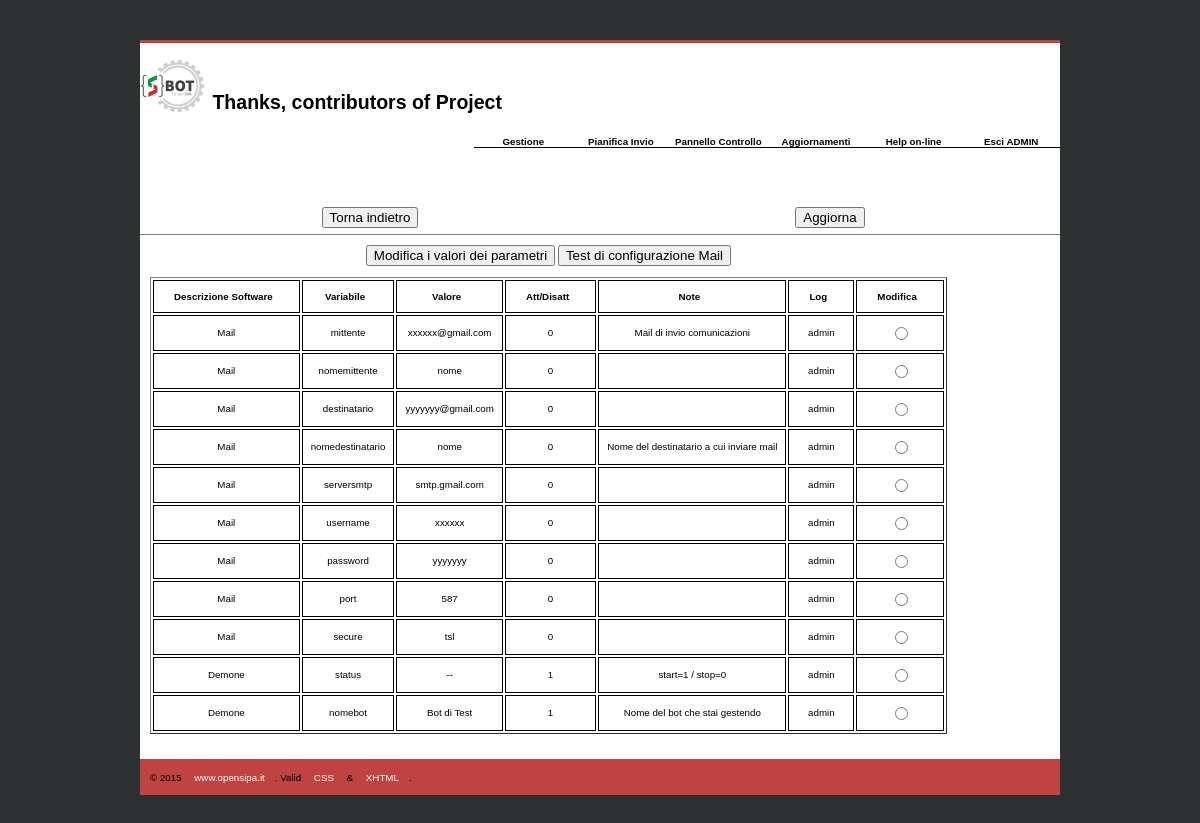
/panel.php (signed in), run on an earlier commit of the app's database.
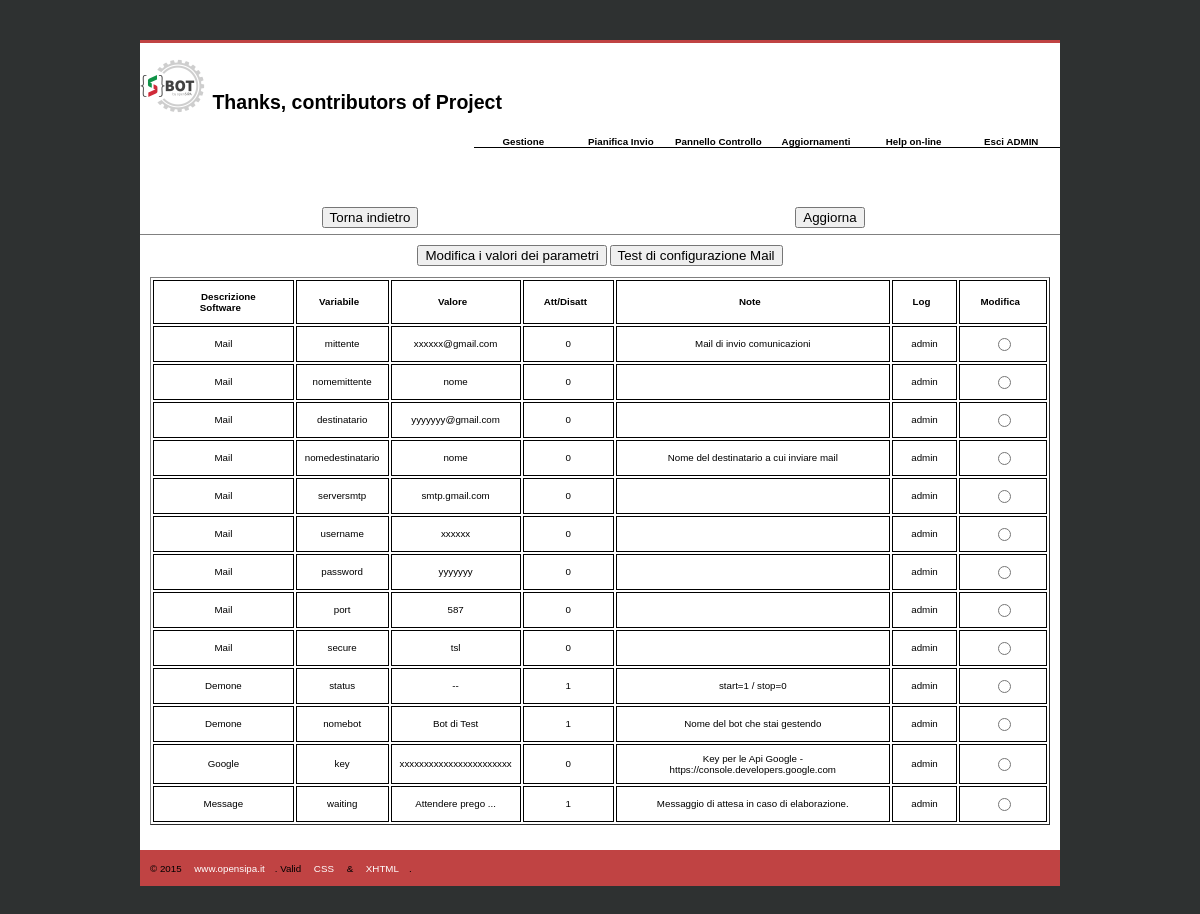
And on a later commit of the database.
### tables this page shows
CREATE TABLE `software_config` (
  `ID` int(11) NOT NULL,
  `SoftDesc` varchar(50) DEFAULT NULL,
  `Code` varchar(20) DEFAULT NULL,
  `Param` varchar(50) DEFAULT NULL,
  `Number` int(2) DEFAULT NULL,
  `Note` varchar(200) DEFAULT NULL,
  `Active` tinyint(1) NOT NULL DEFAULT '1',
  `Log` varchar(50) DEFAULT NULL,
  `DateUpdt` datetime DEFAULT NULL
);

### functions/functionDb.php (called while the page is built, shortened)
<?php
function dbParamExtraction($function)
{
    try {
        $conn=getDbConnection();
        $sql = "SELECT Code, Param, SoftDesc, Active, Log, ID, Note, Number FROM `software_config` WHERE $function";
        $stmt = $conn->prepare($sql);
        $stmt->execute();
        $tableParam=array();
        while ($riga=$stmt->fetch(PDO::FETCH_ASSOC)) {
            $tableParam[]=$riga;
        }
    } catch (Exception $ex) {
        return $ex->getMessage();
    }
    return ($tableParam);
}
function getDbConnection() {
    try {
        $mysqlConn = new PDO('mysql:dbname='.$GLOBALS['mysql_db'].';port='.$GLOBALS['mysql_port'].';host='.$GLOBALS['mysql_host'],$GLOBALS['mysql_user'],$GLOBALS['mysql_pass']);
        $mysqlConn->setAttribute(PDO::ATTR_ERRMODE, PDO::ERRMODE_EXCEPTION);
        $mysqlConn->setAttribute(PDO::ATTR_EMULATE_PREPARES, false);
    } catch (PDOException $e) {
        die('Connessione fallita al DB. Non posso proseguire');
    }
    return $mysqlConn;
}

### panel.php (the view, shortened to what this page needs)
<?php
include ('theme/header.php');
include ('functions/functionDb.php');
?>
<div id="content" class="clearfix">
    <div class="content-row">
        <form method="post" action="panel.php">
        <div align="center">
        <button type='submit' name='Valori' value='Valori' />Modifica i valori dei parametri</button>
        <button type='submit' name='Test' value='Test' />Test di configurazione Mail</button>
        </div>
        <br>
        <table border="1" align="center" id="order">
            <thead>
                <tr>
                <th><span>Descrizione Software</span></th>
                <th><span>Variabile</span></th>
                <th><span>Valore</span></th>
                <th><span>Att/Disatt</span></th>
                <th><span>Note</span></th>
                <th><span>Log</span></th>
                <th><span>Modifica</span></th>
                </tr>
            </thead>
            <tbody>
            <?php $extractParam = dbParamExtraction("SoftDesc is not null");
            foreach ($extractParam as $extract) {
                echo'<tr class="align">'
                .   '<td>'.$extract['SoftDesc'].'</td>'
                .   '<td>'.$extract['Code'].'</td>'
                .   '<td>'.$extract['Param'].'</td>'
                .   '<td>'.$extract['Active'].'</td>'
                .   '<td>'.$extract['Note'].'</td>'
                .   '<td>'.$extract['Log'].'</td>'
                .   '<td><input type="radio" name="ID" value="'.$extract['ID'].'" /></td>'
                .   '</tr>';
            }
            ?>
            </tbody>
        </table>
        </form>
    </div>
</div>
<?php include ('theme/footer.php');?>

### theme/header.php (shortened to what this page needs)
<!DOCTYPE html>
<html>
    <head>
        <link href="theme/css/stile.css" rel="stylesheet" type="text/css">
    </head>
<body>
<div id="container">
    <h1><span><img src="theme/img/logo.png" alt="logo Sbot"> </span>Thanks, contributors of Project</h1>
	<div id="header">
            <ul id="menu">
            <?php
            if (!empty($_SESSION['username'])) {
            echo'<li><a href="#">Gestione</a>'
                . '<ul>'
                . '<li><a href="admin.php">Invia messaggi</a></li>'
                . '<li><a href="message.php">Messaggi di utenti</a></li>'
                . '<li><a href="fullSend.php">Messaggi di massa</a></li>'
                . '<li><a href="user.php">Utenti attivi</a></li>'
                . '</ul></li>';
            echo'<li><a href="#">Pianifica Invio</a>'
                . '<ul>'
                . '<li><a href="crontabInsert.php">Inserisci</a></li>'
                . '</ul></li>';
            echo'<li><a href="#">Pannello Controllo</a>'
                . '<ul>'
                . '<li><a href="coda.php">Coda Telegram</a></li>'
                . '<li><a href="panel.php">Gestione</a></li>'
                . '<li><a href="panelButton.php">Gestione Pulsanti</a></li>'
                . '<li><a href="changePwd.php">Cambio password</a></li>'
                . '<li><a href="addAdmin.php">Gestione Admin</a></li>'
                . '</ul></li>';
            echo'<li><a href="#">Aggiornamenti</a>'
                . '<ul>'
                . '<li><a href="update.php">Controlla</a></li>'
                . '</ul></li>';
            echo'<li><a href="help.php">Help on-line</a></li>';
            echo'<li><a href="logout.php">Esci '.strtoupper ($_SESSION['username']).'</a></li>';
            } else {
            echo'<li><a href="index.php">Home page {S}Bot</a></li>';
            }
            ?>
            </ul>
	</div>
        <?php
        if (!empty($_SESSION['username'])) {
            $back = $_SERVER['HTTP_REFERER'];
            echo'<center><div style="float:left; width:50%">';
            echo'<form action="'.$back.'" method="GET">'
            .   '<input type="submit" value="Torna indietro" name="Submit" id="Submit">'
            .   '</form></div>'
            .   '<div style="float:left; width:50%">'
            .   '<form action="'.$nome = basename($_SERVER['PHP_SELF']).'">'
            .   '<input type="submit" name="submit" value="Aggiorna"></form>';
            echo'</div>'
            .   '</center>'
            .   '<br><br>'
            .   '<hr align=”center” size=”1″ noshade>';
            }
        ?>

### theme/footer.php
	<div id="footer">
		<p>&copy; 2015 <a href="http://www.opensipa.it">www.opensipa.it</a>. Valid <a href="http://jigsaw.w3.org/css-validator/check/referer">CSS</a> &amp; <a href="http://validator.w3.org/check?uri=referer">XHTML</a>.</p>
	</div>
</div>
    </body>
</html>

### theme/css/stile.css (style rules this page uses)
html { font-size: 61%; font-family: helvetica, arial, verdana, sans-serif; min-height: 100%; }
body { background:#2e3131; padding:0; margin:0; }
img { vertical-align:bottom; border:0; }
a:link, a:visited, a:hover, a:active, a:focus { text-decoration: none; cursor:pointer; }
div#footer:after, div.content-row:after, .clearfix:after { content: "."; display: block; height: 0; clear: both; visibility: hidden; }
.clearfix { display: inline-block; }
.clearfix { display: block; }
div#container { width: 920px; margin: 40px auto; background: #fff; border-top:3px solid #c04343; }
div#header { width:900px; height:80px; background:#fff; position:relative; padding-left:20px; }
div#content { width:900px; height:auto; background:#fff; padding:0 10px 20px 10px; }
div.content-row { display:block; background:#fff; padding:5px 0; float:left; }
div#footer { width:900px; height:auto; background:#c04343 url(./img/bg-footer.jpg) top left repeat-x; padding:3px 10px; }
div#footer p a { font-size:1em; color:#fff; padding:3px 10px; border:0; }
#menu { margin: 0; padding: 0; height: 2em; border-width: 0 0 1px 0; border-style: solid; float: right; }
#menu li { margin: 0; padding: 0; float: left; height: 3em; width: 10em; display: inline; list-style-type: none; position: relative; line-height: 3em; }
#menu li a:link, #menu li a:visited { margin: 0; padding: 0; text-decoration: none; color: #000; background: transparent; float: left; width: 10em; text-align: center; font-weight: bold; }
#order thead { cursor: pointer; }
#order thead tr th span { padding-right: 16px; background-repeat: no-repeat; background-position: 90% 90%; }
#order thead tr th { font-weight: bold; padding: 10px 10px; padding-left: 20px; }
#order tbody tr td { text-align: center; padding: 8px 8px; }
#tbcenter table, td, tr, th { margin-left:auto; margin-right:auto; border: 1px solid black; text-align: center; }

What changed in the data, as far as the page shows it:
added software_config: SoftDesc "Google", Code "key", Param "xxxxxxxxxxxxxxxxxxxxxxx", Active "0", Note "Key per le Api Google - https://console.developers.google.com", Log "admin"
added software_config: SoftDesc "Message", Code "waiting", Param "Attendere prego ...", Active "1", Note "Messaggio di attesa in caso di elaborazione.", Log "admin"
